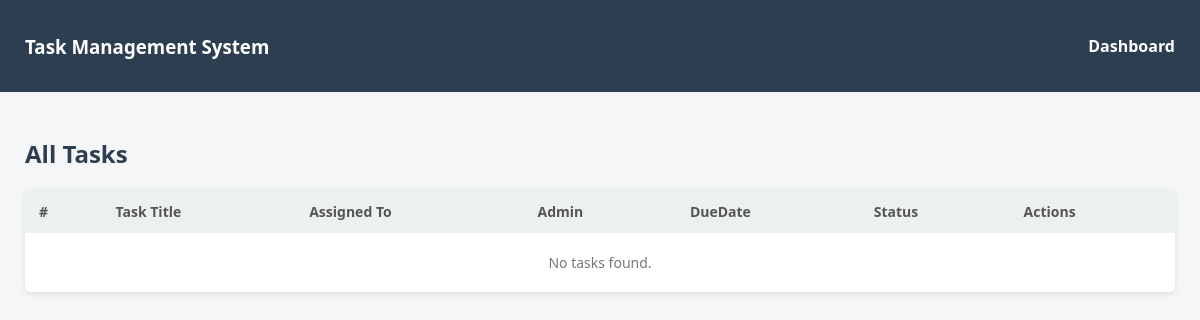
Page /task/all_tasks/ (signed in) on the earlier database version.
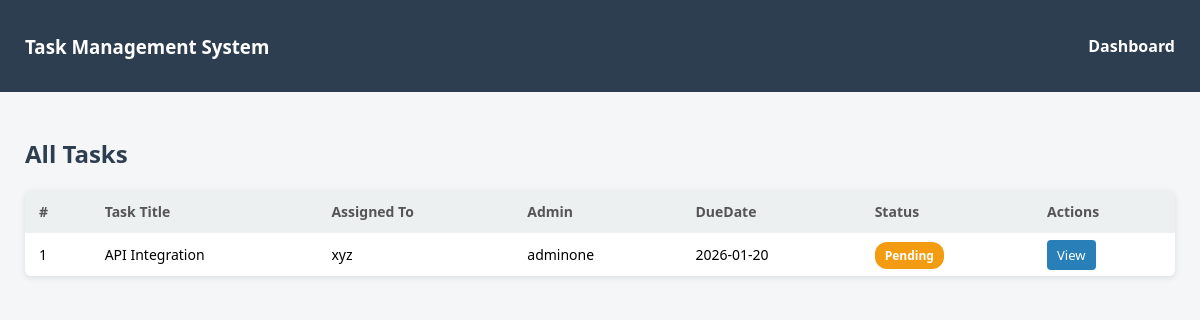
Same page on the later database version.
### taskapp/models.py (models this page shows)
class Task(models.Model):
    STATUS_CHOICES = (
       ('Pending', 'Pending'),
       ('In Progress', 'In Progress'),
       ('Completed', 'Completed'),
    )
    title = models.CharField(max_length=200)
    description = models.TextField()
    assigned_to = models.ForeignKey(
        User,
        on_delete=models.CASCADE,
        related_name='tasks'
    )
    created_by = models.ForeignKey(
        User,
        on_delete=models.CASCADE,
        related_name='created_tasks'
    )
    due_date = models.DateField()
    status = models.CharField(
        max_length=20,
        choices=STATUS_CHOICES,
        default='Pending'
    )
    worked_hours = models.PositiveIntegerField(null=True, blank=True)
    completion_report = models.TextField(null=True, blank=True)
    created_at = models.DateTimeField(auto_now_add=True)
    updated_at = models.DateTimeField(auto_now=True)

### authapp/models.py (models this page shows, shortened)
class User(AbstractUser):
    ROLE_CHOICES = (
        ('superadmin', 'Super Admin'),
        ('admin', 'Admin'),
        ('user', 'User'),
    )
    role = models.CharField(max_length=25,choices = ROLE_CHOICES,default='superadmin')
    assigned_admin = models.ForeignKey('self',
        on_delete=models.SET_NULL,
        null=True,
        blank=True,
        limit_choices_to={'role': 'admin'},
        related_name='assigned_users')

### taskapp/views.py (the view)
# urls.py: path('all_tasks/', views.all_tasks, name ='all_tasks'),
def all_tasks(request):
    user = request.user
    if user.role == 'superadmin':
        tasks = Task.objects.select_related(
            'assigned_to',
            'assigned_to__assigned_admin'
        ).all()
    elif user.role == 'admin':
        tasks = Task.objects.select_related(
            'assigned_to',
            'assigned_to__assigned_admin'
        ).filter(created_by=user)
    else:
        tasks = Task.objects.filter(assigned_to=user)
    return render(request, 'all_tasks.html', {'tasks': tasks})

### taskapp/templates/all_tasks.html (shortened to what this page needs)
<!DOCTYPE html>
<html lang="en">
<head>
</head>
<body>
<header>
    <h3>Task Management System</h3>
    <a href="{% url 'superadmin_dashboard' %}">Dashboard</a>
</header>
<div class="container">
    <h2>All Tasks</h2>
    <table>
        <thead>
            <tr>
                <th>#</th>
                <th>Task Title</th>
                <th>Assigned To</th>
                <th>Admin</th>
                <th>DueDate</th>
                <th>Status</th>
                <th>Actions</th>
            </tr>
        </thead>
        <tbody>
            {% for task in tasks %}
                <tr>
                    <td>{{ forloop.counter }}</td>
                    <td>{{ task.title }}</td>
                    <td>{{ task.assigned_to.username }}</td>
                    <td>
                        {% if task.assigned_to.assigned_admin %}
                            {{ task.assigned_to.assigned_admin.username }}
                        {% else %}
                            -
                        {% endif %}
                    </td>
                    <td>{{ task.due_date|date:"Y-m-d" }}</td>
                    <td>
                        {% if task.status == 'Pending' %}
                            <span class="status pending">Pending</span>
                        {% elif task.status == 'In Progress' %}
                            <span class="status in-progress">In Progress</span>
                        {% else %}
                            <span class="status completed">Completed</span>
                        {% endif %}
                    </td>
                    <td>
                        <a href="{% url 'task_reports' task.id %}" class="action-btn view-btn">
        View
    </a>
                    </td>
                </tr>
            {% empty %}
                <tr>
                    <td colspan="7" class="no-data">No tasks found.</td>
                </tr>
            {% endfor %}
        </tbody>
    </table>
</div>
</body>
</html>

Differences in the rows shown:
added Task: title "API Integration", assigned_to.username "xyz", assigned_to.assigned_admin.username "adminone", due_date "2026-01-20", status "Pending"
Other differences:
text no longer shown: "No tasks found."
